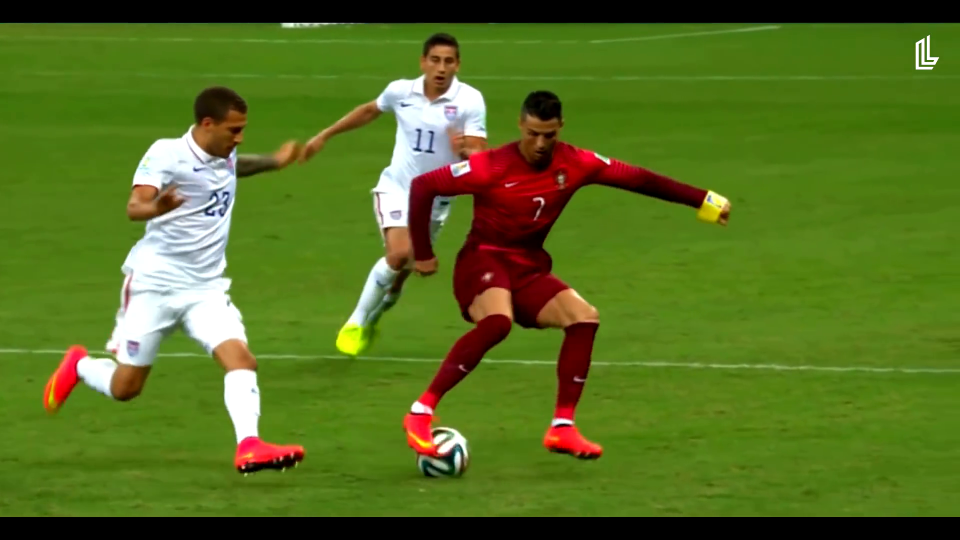
#> input picture frame 24 of image processing codes/KODLAR5_Temel_Video_Islemleri/KODLAR5_Temel_Video_Islemleri/Video_Futbol.mp4, 1920 x 1080 px, given in place of Video_Trafic.mp4, which was not available (shown at 1/2 size)
$ python K5_7_Video_Yesil_Kanal_Maks_255e_Cek.py
#> lines starting #> are read from the running program, lines starting #| are printed output that depends on the picture
# -*- coding: utf-8 -*-
"""
Created on Thu Mar 14 13:14:56 2024

@author: muozi
"""

import cv2

# Kamera bağlantısını başlat
kamera = cv2.VideoCapture('Video_Trafic.mp4')

while True:
    # Kameradan görüntüyü al
    ret, goruntu = kamera.read()
#> goruntu is the input picture: shape (1080, 1920, 3); mean B, G, R 33.2, 110.6, 86.8

    cv2.imshow('WebCam', goruntu)

    goruntu[:,:,1]=255
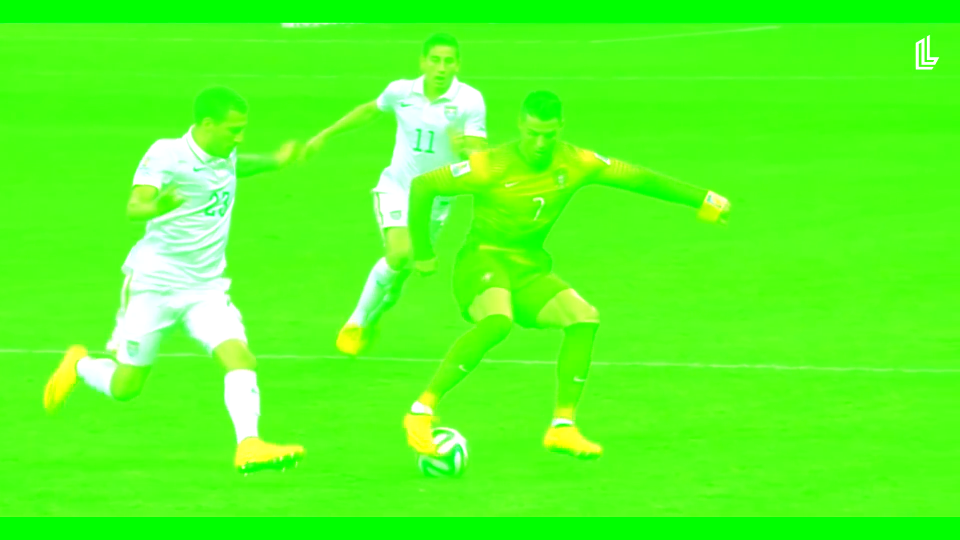
#> goruntu: shape (1080, 1920, 3) (shown at 1/2 size); mean B, G, R 33.2, 255, 86.8


    # Görüntüyü göster
    cv2.imshow('WebCam_Yesil_Max', goruntu)

    # 'q' tuşuna basıldığında döngüden çık
    if cv2.waitKey(25) & 0xFF == ord('q'):
#> (key q is pressed here)
        break

# Kamera bağlantısını serbest bırak
kamera.release()
# Tüm pencereleri kapat
cv2.destroyAllWindows()

$ run again, starting later in the video
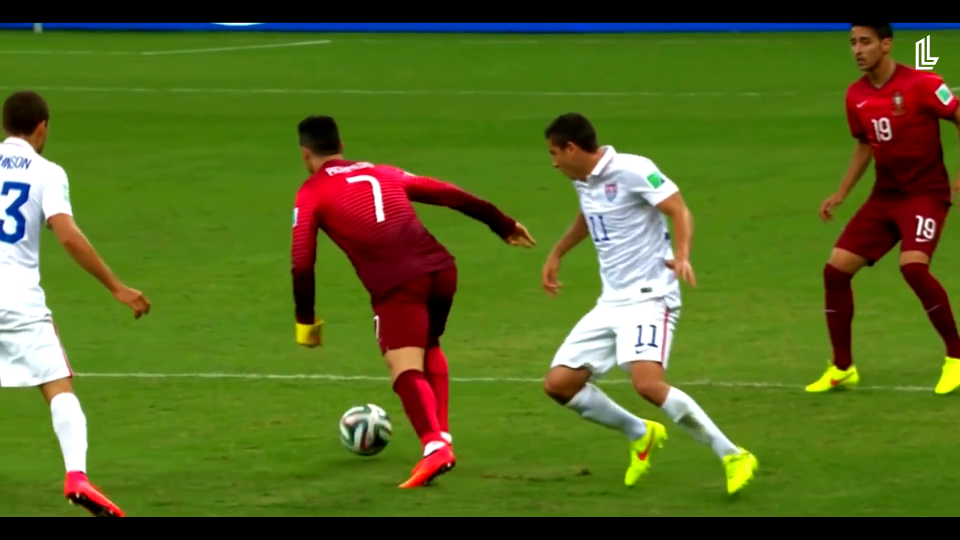
#> input picture frame 108 of image processing codes/KODLAR5_Temel_Video_Islemleri/KODLAR5_Temel_Video_Islemleri/Video_Futbol.mp4, 1920 x 1080 px, given in place of Video_Trafic.mp4, which was not available (shown at 1/2 size)
#> goruntu is the input picture: shape (1080, 1920, 3); mean B, G, R 34.9, 105.6, 87
#> `goruntu[:,:,1]=255`:
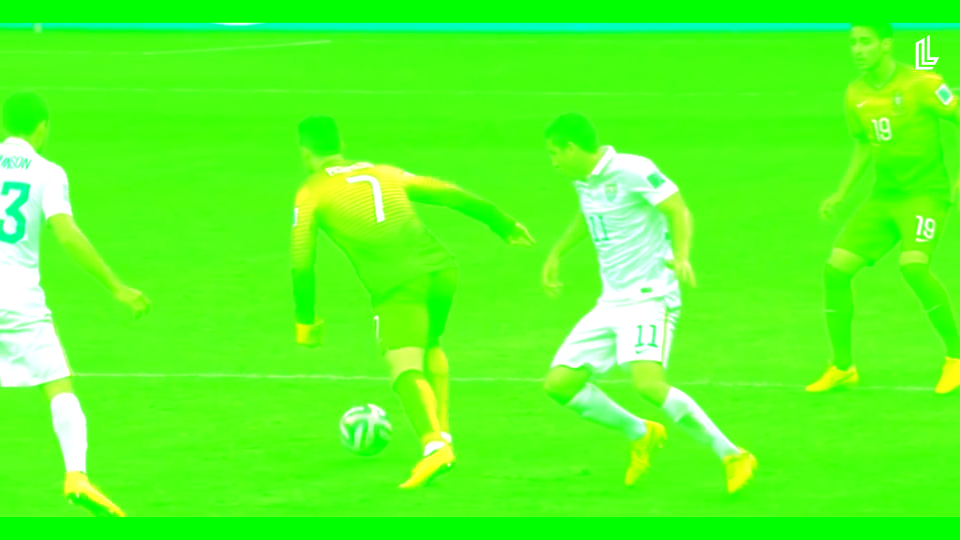
#> goruntu: shape (1080, 1920, 3) (shown at 1/2 size); mean B, G, R 34.9, 255, 87

$ run again, starting later in the video
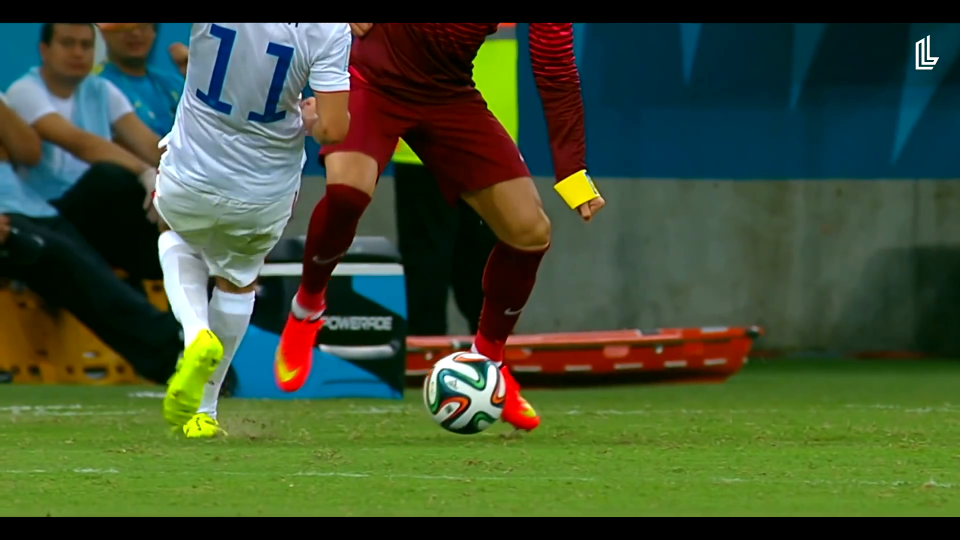
#> input picture frame 193 of image processing codes/KODLAR5_Temel_Video_Islemleri/KODLAR5_Temel_Video_Islemleri/Video_Futbol.mp4, 1920 x 1080 px, given in place of Video_Trafic.mp4, which was not available (shown at 1/2 size)
#> goruntu is the input picture: shape (1080, 1920, 3); mean B, G, R 51.8, 79.8, 64
#> `goruntu[:,:,1]=255`:
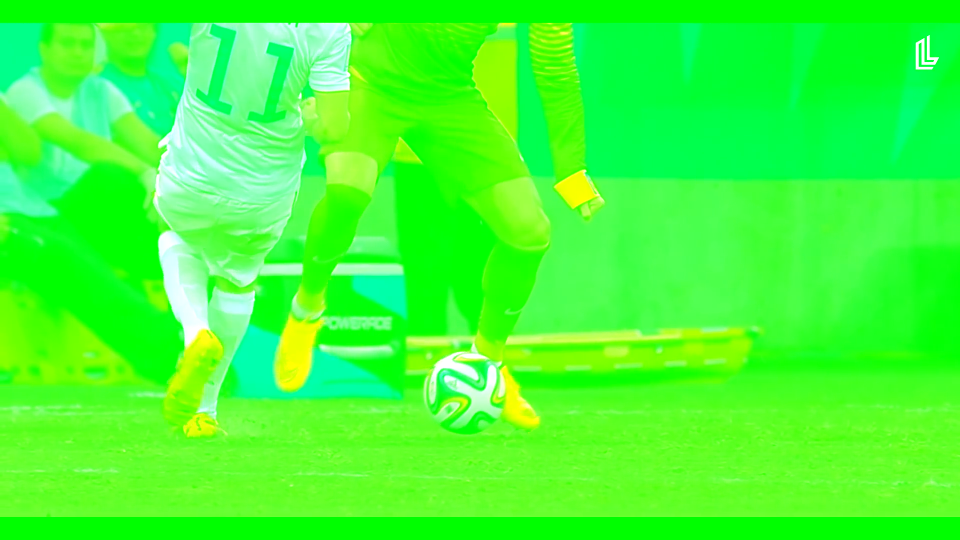
#> goruntu: shape (1080, 1920, 3) (shown at 1/2 size); mean B, G, R 51.8, 255, 64
